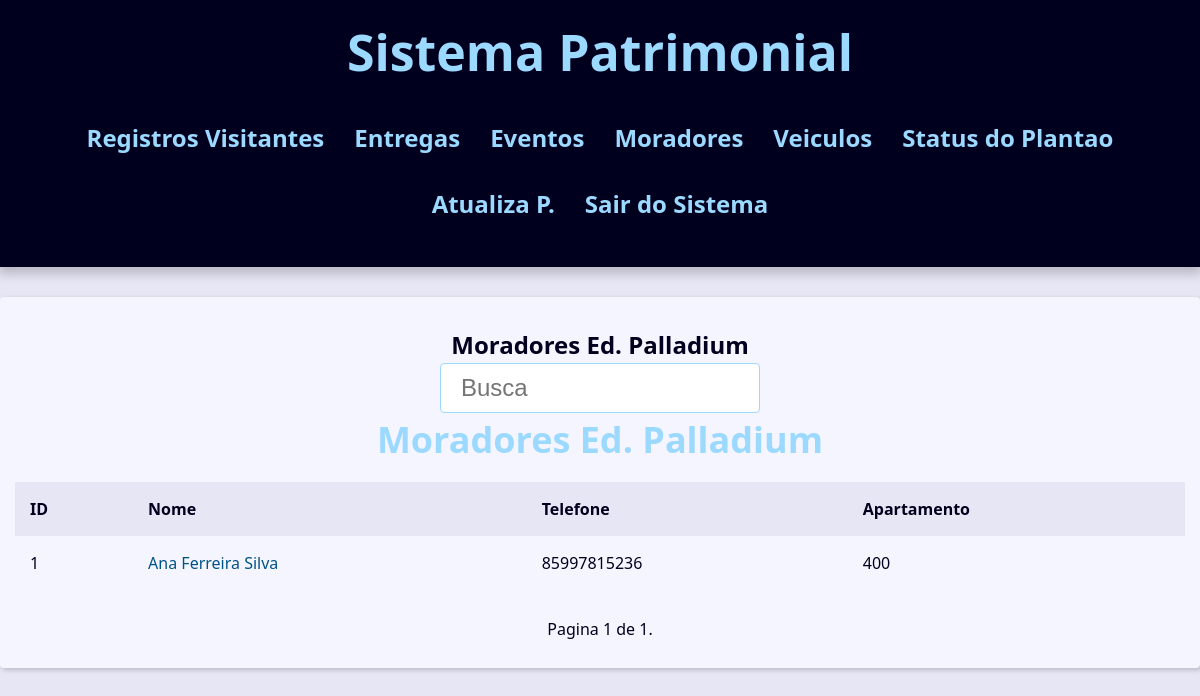
The app's page /porteiros/moradores/ (signed in) with its own data.
### contact/models.py (models this page shows, shortened)
class Moradore(models.Model):
    user = models.OneToOneField(User, on_delete=models.SET_NULL, null=True, blank=True)
    nome = models.CharField(max_length=245)
    cpf = models.CharField(max_length=25)
    foto = models.ImageField(blank=True, upload_to='pictures/%Y/%m/%d')
    telefone = models.CharField(max_length=25)
    data_nascimento = models.CharField(max_length=12, blank=True)
    apartamento = models.ForeignKey(Apartamento,
                                    on_delete=models.SET_NULL,
                                    blank=True, null=True
                                     )
    email = models.EmailField(max_length=254, blank=True)
    obs = models.TextField(blank=True)

class Apartamento(models.Model):
    numero_apartamento = models.CharField(max_length=50)
    anda = models.CharField(max_length=50)
    def __str__(self) -> str:
        return self.numero_apartamento

### contact/views/contact_views.py (the view)
# urls.py: path('moradores/', views.moradores_index,
@porteiro_required
def moradores_index(request):
    moradores = Moradore.objects.filter().order_by('-id')
    paginator = Paginator(moradores, 10)
    page_number = request.GET.get("page")
    moradores = paginator.get_page(page_number)
    context = {
        'moradores': moradores,
        'site_title': 'Moradores Condominio -',
    }
    return render(
        request,
        'contact/moradores/moradores.html',
        context,
    )

### contact/views/user_forms.py (called while the page is built)
def porteiro_required(view_func):
    @wraps(view_func)
    @login_required
    def _wrapped_view(request, *args, **kwargs):
        if not request.user.groups.filter(name="porteiro").exists():  # Verifica se o usuário está no grupo 'porteiro'
            messages.error(request, 'Acesso negado! Apenas porteiros podem acessar esta área.')
            return redirect('contact:login_views')  # Redireciona para login se não for porteiro
        return view_func(request, *args, **kwargs)
    return _wrapped_view

### contact/templates/contact/moradores/moradores.html (shortened to what this page needs)
{% extends "global/base.html" %}
{% block content %}
    <div class="responsive-table">
        <table class="contacts-table">
            <caption class="table-caption" >
                Moradores Ed. Palladium
                <div class="search">
                    <form action="{% url "contact:moradores_index_busca" %}"
                    method="GET">
                        <input
                        type="text"
                        class="search-input"
                        placeholder="Busca"
                        id="search"
                        name="q"
                        value="{{ request.GET.q.strip }}"
                        >
                    </form>
                </div>
                <a href="" class="header-link">
                    <h2>Moradores Ed. Palladium</h2>
                </a>
            </caption>
            <thead>
                <tr class="table-row table-row-header">
                    <th class="table-header">ID</th>
                    <th class="table-header">Nome</th>
                    <th class="table-header">Telefone</th>
                    <th class="table-header">Apartamento</th>
                </tr>
            </thead>
            <tbody>
                {% for moradore in moradores %}
                  <tr class="table-row">
                    <td class="table-cel">
                        {{ moradore.id }}
                    </td>
                    <td class="table-cel">
                        <a href="{% url "contact:moradores_index_id" moradore.id   %}"
                        class="table-link"
                        >
                            {{ moradore.nome }}
                        </a>
                    </td>
                    <td class="table-cel">
                        {{ moradore.telefone }}
                    </td>
                    <td class="table-cel">
                        {{ moradore.apartamento }}
                    </td>
                  </tr>
                {% endfor %}
            </tbody>
        </table>
        {% if moradores %}
        <div class="pagination">
            <span class="step-links">
                <span class="current">
                    Pagina {{ moradores.number }} de {{ moradores.paginator.num_pages }}.
                </span>
            </span>
        </div>
        {% endif %}
    </div>
{% endblock content %}

### base_static/global/css/style.css (style rules this page uses)
:root { --spacing: 1.5rem; --link-dark-color: rgb(0, 83, 134); --link-light-color: rgb(156, 217, 255); --clr-white: rgb(245, 245, 255); --clr-black: rgb(0, 0, 30); --clr-light-gray: rgb(230, 230, 245); --clr-dark-shadow-5: rgba(0, 0, 10, 5%); --clr-dark-shadow-10: rgba(0, 0, 10, 10%); --clr-dark-shadow-20: rgba(0, 0, 10, 20%); --clr-light-shadow-5: rgba(200, 200, 255, 5%); --clr-light-shadow-10: rgba(200, 200, 255, 10%); --clr-light-shadow-20: rgba(200, 200, 255, 20%); --main-page-width: 120rem; --table-min-width: 60rem; --biggest-font-size: 5rem; --bigger-font-size: 4rem; --big-font-size: 3.2rem; --medium-font-size: 2.4rem; --small-font-size: 1.6rem; --smaller-font-size: 1.4rem; --smallest-font-size: 1.2rem; --transition-fast: 300ms; --transition-medium: 600ms; --transition-slow: 1s; --default-border-radius: 4px; }
*, *::before, *::after { margin: 0; padding: 0; box-sizing: border-box; }
html { font-size: 62.5%; }
body { font-family: system-ui, -apple-system, BlinkMacSystemFont, 'Segoe UI', Roboto, Oxygen, Ubuntu, Cantarell, 'Open Sans', 'Helvetica Neue', sans-serif; line-height: 1.5; font-size: var(--small-font-size); color: var(--clr-black); -webkit-font-smoothing: antialiased; background: var(--clr-light-gray); }
.header-link { color: var(--link-light-color); text-decoration: none; transition: filter var(--transition-fast) ease-in-out; }
.responsive-table { width: 100%; overflow-x: auto; }
.contacts-table { width: 100%; min-width: var(--table-min-width); border-collapse: collapse; }
.table-caption { font-size: var(--medium-font-size); font-weight: bold; padding: var(--spacing); }
.table-row { text-align: left; text-overflow: ellipsis; transition: background-color var(--transition-fast) ease-in-out; }
.table-row-header { background: var(--clr-light-gray); color: var(--clr-black); }
.table-cel, .table-header { padding: var(--spacing); }
.table-link { color: var(--link-dark-color); transition: color var(--transition-fast) ease-in-out; text-decoration: none; }
.pagination { margin-top: var(--spacing); display: flex; justify-content: center; padding: calc(var(--spacing) * 0.8); font-size: var(--small-font-size); }
.pagination .step-links { display: flex; gap: calc(var(--spacing) * 0.8); }
.search { display: flex; justify-content: center; }
.search-input { font-size: var(--medium-font-size); padding: 1rem 2rem; width: 100%; max-width: 32rem; border-radius: var(--default-border-radius); border: 1px solid var(--link-light-color); }
.header-link { animation: colorChange 18s infinite; font-weight: bold; text-decoration: none; }

### records on screen
Moradore: id "1", nome "Ana Ferreira Silva", telefone "85997815236", apartamento "400"

### other values on screen
{{ moradores.number }} "1"
{{ moradores.paginator.num_pages }} "1"
